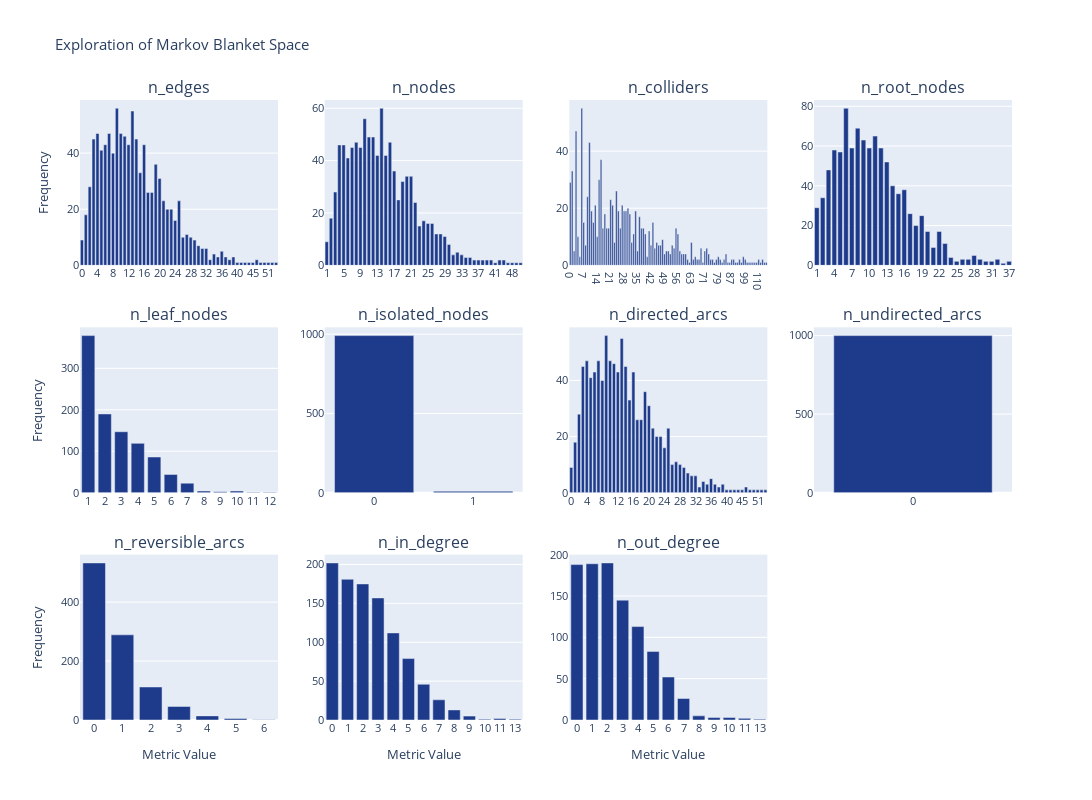

Write notebook code for a chart like this one.
### Markdown cell above
## Feature 3
### Analyse Markov Blanket Space

What if we want to explore all Markov blankets in the system in terms of their complexity, potential causal relationships, and structural certainty? The `analyse_mb` function provides insights into these aspects.

Below is the analysis of the Markov blankets in our synthetic system. We observe the distribution of the number of edges within the Markov blankets: the majority contain up to 30 edges, while the most complex one (visualized earlier) has 60 edges.

In terms of node count, some Markov blankets include up to 56 nodes, though most consist of 30 or fewer. When looking at the number of colliders, the most frequent value is 6—there are 55 Markov blankets with exactly 6 colliders.

It's also important to note that we are working with a DAG (Directed Acyclic Graph), not a CPDAG (Completed Partially Directed Acyclic Graph). This means there is no ambiguity in edge directions; the direction of causal influence is known throughout the network.

### Code cell
analyse_mb(dag)

### Figure 1 — Plotly figure (JSON) as saved in the notebook; plotly's stock layout.template omitted (floating-point values rounded to 4 significant figures)
{"data": [{"marker": {"color": "#1E3A8A"}, "name": "n_edges", "type": "bar", "x": ["0", "1", "2", "3", "4", "5", "6", "7", "8", "9", "10", "11", "12", "13", "14", "15", "16", "17", "18", "19", "20", "21", "22", "23", "24", "25", "26", "27", "28", "29", "30", "31", "32", "33", "34", "35", "36", "37", "38", "39", "40", "41", "43", "44", "45", "46", "47", "48", "51", "53", "60"], "xaxis": "x", "y": [9, 18, 28, 45, 47, 41, 43, 47, 40, 56, 47, 46, 43, 55, 45, 33, 43, 26, 26, 36, 31, 23, 20, 20, 16, 23, 10, 11, 10, 9, 7, 6, 6, 2, 4, 3, 5, 3, 2, 3, 1, 1, 1, 1, 1, 2, 1, 1, 1, 1, 1], "yaxis": "y"}, {"marker": {"color": "#1E3A8A"}, "name": "n_nodes", "type": "bar", "x": ["1", "2", "3", "4", "5", "6", "7", "8", "9", "10", "11", "12", "13", "14", "15", "16", "17", "18", "19", "20", "21", "22", "23", "24", "25", "26", "27", "28", "29", "30", "31", "32", "33", "34", "35", "36", "37", "38", "39", "40", "41", "42", "43", "44", "48", "50", "56"], "xaxis": "x2", "y": [9, 18, 28, 46, 46, 41, 45, 47, 45, 56, 49, 49, 42, 60, 42, 47, 36, 25, 32, 34, 34, 24, 15, 17, 16, 16, 12, 12, 11, 8, 4, 5, 4, 3, 3, 2, 2, 2, 2, 2, 1, 2, 2, 1, 1, 1, 1], "yaxis": "y2"}, {"marker": {"color": "#1E3A8A"}, "name": "n_colliders", "type": "bar", "x": ["0", "1", "2", "3", "4", "5", "6", "7", "8", "9", "10", "11", "12", "13", "14", "15", "16", "17", "18", "19", "20", "21", "22", "23", "24", "25", "26", "27", "28", "29", "30", "31", "32", "33", "34", "35", "36", "37", "38", "39", "40", "41", "42", "43", "44", "45", "46", "47", "48", "49", "50", "51", "52", "53", "54", "55", "56", "57", "58", "59", "60", "61", "62", "63", "64", "65", "66", "67", "69", "70", "71", "72", "73", "74", "76", "77", "78", "79", "80", "81", "82", "83", "84", "86", "87", "88", "90", "91", "93", "96", "98", "99", "100", "101", "103", "104", "106", "109", "110", "112", "119", "122", "123"], "xaxis": "x3", "y": [29, 33, 5, 47, 10, 3, 55, 15, 7, 24, 43, 19, 15, 21, 10, 30, 37, 13, 18, 13, 13, 23, 21, 8, 26, 19, 13, 21, 19, 19, 20, 18, 8, 11, 19, 5, 17, 13, 13, 11, 3, 12, 7, 15, 6, 8, 7, 7, 9, 4, 5, 5, 4, 7, 6, 13, 11, 5, 4, 4, 4, 2, 1, 8, 2, 3, 2, 2, 6, 1, 5, 6, 4, 2, 2, 1, 2, 3, 2, 1, 2, 4, 1, 1, 2, 2, 1, 1, 2, 1, 3, 2, 1, 1, 1, 1, 1, 1, 2, 1, 2, 1, 1], "yaxis": "y3"}, {"marker": {"color": "#1E3A8A"}, "name": "n_root_nodes", "type": "bar", "x": ["1", "2", "3", "4", "5", "6", "7", "8", "9", "10", "11", "12", "13", "14", "15", "16", "17", "18", "19", "20", "21", "22", "23", "24", "25", "26", "27", "28", "29", "30", "31", "32", "34", "37"], "xaxis": "x4", "y": [29, 34, 48, 58, 57, 79, 59, 69, 63, 59, 65, 59, 52, 40, 36, 38, 26, 20, 25, 17, 9, 17, 11, 4, 2, 3, 3, 5, 3, 2, 2, 3, 1, 2], "yaxis": "y4"}, {"marker": {"color": "#1E3A8A"}, "name": "n_leaf_nodes", "type": "bar", "x": ["1", "2", "3", "4", "5", "6", "7", "8", "9", "10", "11", "12"], "xaxis": "x5", "y": [379, 190, 147, 119, 86, 44, 23, 4, 2, 4, 1, 1], "yaxis": "y5"}, {"marker": {"color": "#1E3A8A"}, "name": "n_isolated_nodes", "type": "bar", "x": ["0", "1"], "xaxis": "x6", "y": [991, 9], "yaxis": "y6"}, {"marker": {"color": "#1E3A8A"}, "name": "n_directed_arcs", "type": "bar", "x": ["0", "1", "2", "3", "4", "5", "6", "7", "8", "9", "10", "11", "12", "13", "14", "15", "16", "17", "18", "19", "20", "21", "22", "23", "24", "25", "26", "27", "28", "29", "30", "31", "32", "33", "34", "35", "36", "37", "38", "39", "40", "41", "43", "44", "45", "46", "47", "48", "51", "53", "60"], "xaxis": "x7", "y": [9, 18, 28, 45, 47, 41, 43, 47, 40, 56, 47, 46, 43, 55, 45, 33, 43, 26, 26, 36, 31, 23, 20, 20, 16, 23, 10, 11, 10, 9, 7, 6, 6, 2, 4, 3, 5, 3, 2, 3, 1, 1, 1, 1, 1, 2, 1, 1, 1, 1, 1], "yaxis": "y7"}, {"marker": {"color": "#1E3A8A"}, "name": "n_undirected_arcs", "type": "bar", "x": ["0"], "xaxis": "x8", "y": [1000], "yaxis": "y8"}, {"marker": {"color": "#1E3A8A"}, "name": "n_reversible_arcs", "type": "bar", "x": ["0", "1", "2", "3", "4", "5", "6"], "xaxis": "x9", "y": [533, 289, 112, 46, 14, 5, 1], "yaxis": "y9"}, {"marker": {"color": "#1E3A8A"}, "name": "n_in_degree", "type": "bar", "x": ["0", "1", "2", "3", "4", "5", "6", "7", "8", "9", "10", "11", "13"], "xaxis": "x10", "y": [202, 181, 175, 157, 112, 79, 46, 26, 13, 5, 1, 2, 1], "yaxis": "y10"}, {"marker": {"color": "#1E3A8A"}, "name": "n_out_degree", "type": "bar", "x": ["0", "1", "2", "3", "4", "5", "6", "7", "8", "9", "10", "11", "13"], "xaxis": "x11", "y": [188, 189, 190, 145, 113, 83, 52, 26, 5, 3, 3, 2, 1], "yaxis": "y11"}], "layout": {"annotations": [{"font": {"size": 16}, "showarrow": false, "text": "n_edges", "x": 0.1062, "xanchor": "center", "xref": "paper", "y": 1, "yanchor": "bottom", "yref": "paper"}, {"font": {"size": 16}, "showarrow": false, "text": "n_nodes", "x": 0.3688, "xanchor": "center", "xref": "paper", "y": 1, "yanchor": "bottom", "yref": "paper"}, {"font": {"size": 16}, "showarrow": false, "text": "n_colliders", "x": 0.6313, "xanchor": "center", "xref": "paper", "y": 1, "yanchor": "bottom", "yref": "paper"}, {"font": {"size": 16}, "showarrow": false, "text": "n_root_nodes", "x": 0.8938, "xanchor": "center", "xref": "paper", "y": 1, "yanchor": "bottom", "yref": "paper"}, {"font": {"size": 16}, "showarrow": false, "text": "n_leaf_nodes", "x": 0.1062, "xanchor": "center", "xref": "paper", "y": 0.6333, "yanchor": "bottom", "yref": "paper"}, {"font": {"size": 16}, "showarrow": false, "text": "n_isolated_nodes", "x": 0.3688, "xanchor": "center", "xref": "paper", "y": 0.6333, "yanchor": "bottom", "yref": "paper"}, {"font": {"size": 16}, "showarrow": false, "text": "n_directed_arcs", "x": 0.6313, "xanchor": "center", "xref": "paper", "y": 0.6333, "yanchor": "bottom", "yref": "paper"}, {"font": {"size": 16}, "showarrow": false, "text": "n_undirected_arcs", "x": 0.8938, "xanchor": "center", "xref": "paper", "y": 0.6333, "yanchor": "bottom", "yref": "paper"}, {"font": {"size": 16}, "showarrow": false, "text": "n_reversible_arcs", "x": 0.1062, "xanchor": "center", "xref": "paper", "y": 0.2667, "yanchor": "bottom", "yref": "paper"}, {"font": {"size": 16}, "showarrow": false, "text": "n_in_degree", "x": 0.3688, "xanchor": "center", "xref": "paper", "y": 0.2667, "yanchor": "bottom", "yref": "paper"}, {"font": {"size": 16}, "showarrow": false, "text": "n_out_degree", "x": 0.6313, "xanchor": "center", "xref": "paper", "y": 0.2667, "yanchor": "bottom", "yref": "paper"}], "font": {"size": 11}, "height": 800, "margin": {"t": 100}, "showlegend": false, "title": {"text": "Exploration of Markov Blanket Space"}, "width": 1200, "xaxis": {"anchor": "y", "autorange": true, "domain": [0, 0.2125], "range": [-0.5, 50.5], "type": "category"}, "xaxis10": {"anchor": "y10", "autorange": true, "domain": [0.2625, 0.475], "range": [-0.5, 12.5], "title": {"text": "Metric Value"}, "type": "category"}, "xaxis11": {"anchor": "y11", "autorange": true, "domain": [0.525, 0.7375], "range": [-0.5, 12.5], "title": {"text": "Metric Value"}, "type": "category"}, "xaxis12": {"anchor": "y12", "domain": [0.7875, 1], "title": {"text": "Metric Value"}}, "xaxis2": {"anchor": "y2", "autorange": true, "domain": [0.2625, 0.475], "range": [-0.5, 46.5], "type": "category"}, "xaxis3": {"anchor": "y3", "autorange": true, "domain": [0.525, 0.7375], "range": [-0.5, 102.5], "type": "category"}, "xaxis4": {"anchor": "y4", "autorange": true, "domain": [0.7875, 1], "range": [-0.5, 33.5], "type": "category"}, "xaxis5": {"anchor": "y5", "autorange": true, "domain": [0, 0.2125], "range": [-0.5, 11.5], "type": "category"}, "xaxis6": {"anchor": "y6", "autorange": true, "domain": [0.2625, 0.475], "range": [-0.5, 1.5], "type": "category"}, "xaxis7": {"anchor": "y7", "autorange": true, "domain": [0.525, 0.7375], "range": [-0.5, 50.5], "type": "category"}, "xaxis8": {"anchor": "y8", "autorange": true, "domain": [0.7875, 1], "range": [-0.5, 0.5], "type": "category"}, "xaxis9": {"anchor": "y9", "autorange": true, "domain": [0, 0.2125], "range": [-0.5, 6.5], "title": {"text": "Metric Value"}, "type": "category"}, "yaxis": {"anchor": "x", "autorange": true, "domain": [0.7333, 1], "range": [0, 58.95], "title": {"text": "Frequency"}, "type": "linear"}, "yaxis10": {"anchor": "x10", "autorange": true, "domain": [0, 0.2667], "range": [0, 212.6], "type": "linear"}, "yaxis11": {"anchor": "x11", "autorange": true, "domain": [0, 0.2667], "range": [0, 200], "type": "linear"}, "yaxis12": {"anchor": "x12", "domain": [0, 0.2667]}, "yaxis2": {"anchor": "x2", "autorange": true, "domain": [0.7333, 1], "range": [0, 63.16], "type": "linear"}, "yaxis3": {"anchor": "x3", "autorange": true, "domain": [0.7333, 1], "range": [0, 57.89], "type": "linear"}, "yaxis4": {"anchor": "x4", "autorange": true, "domain": [0.7333, 1], "range": [0, 83.16], "type": "linear"}, "yaxis5": {"anchor": "x5", "autorange": true, "domain": [0.3667, 0.6333], "range": [0, 398.9], "title": {"text": "Frequency"}, "type": "linear"}, "yaxis6": {"anchor": "x6", "autorange": true, "domain": [0.3667, 0.6333], "range": [0, 1043.0], "type": "linear"}, "yaxis7": {"anchor": "x7", "autorange": true, "domain": [0.3667, 0.6333], "range": [0, 58.95], "type": "linear"}, "yaxis8": {"anchor": "x8", "autorange": true, "domain": [0.3667, 0.6333], "range": [0, 1053.0], "type": "linear"}, "yaxis9": {"anchor": "x9", "autorange": true, "domain": [0, 0.2667], "range": [0, 561.1], "title": {"text": "Frequency"}, "type": "linear"}}}
